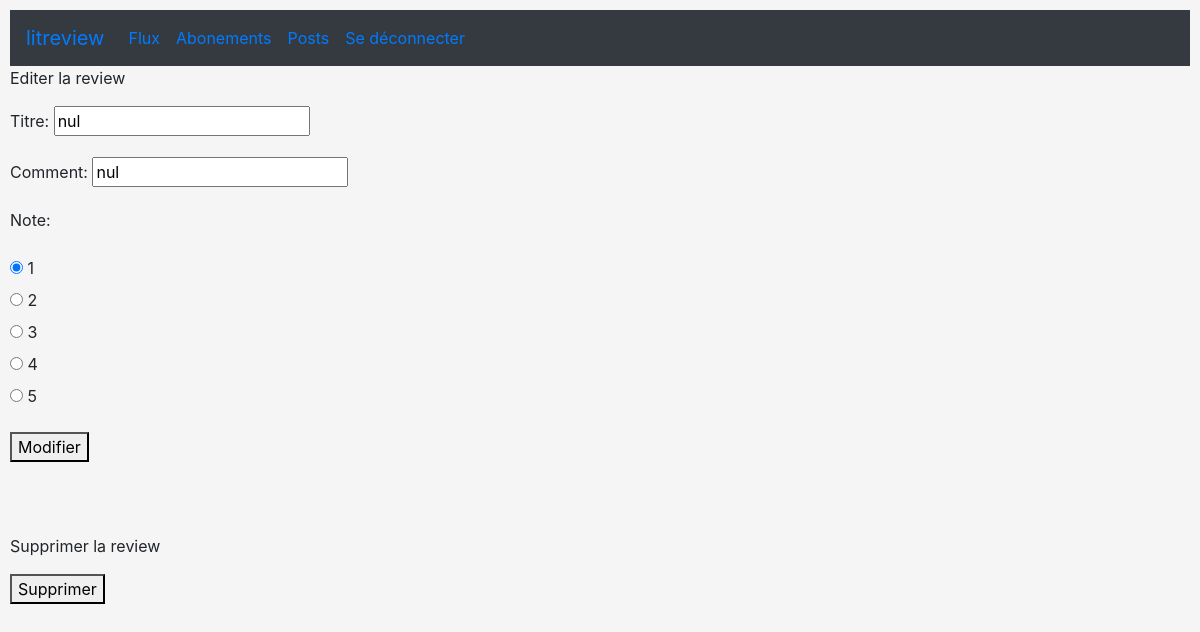
Page /edit/9/review/ (signed in) on the committed database.
### flux/models.py (models this page shows)
class Review(models.Model):
    CHOICE = [(1, '1'), (2, '2'), (3, '3'), (4, '4'), (5, '5')]
    ticket = models.ForeignKey(
        Ticket, on_delete=models.CASCADE)
    note = models.PositiveSmallIntegerField(validators=[MinValueValidator(
        0), MaxValueValidator(5)], choices=CHOICE, default=5)
    titleR = models.CharField(max_length=128, verbose_name='titre')
    comment = models.CharField(max_length=8192, blank=True)
    user = models.ForeignKey(
        settings.AUTH_USER_MODEL, on_delete=models.CASCADE)
    date_created = models.DateTimeField(auto_now_add=True)

### flux/views.py (the view, shortened to what this page needs)
# urls.py: path('edit/<int:review_id>/review/', views.edit_review, name='edit_review'),
@ login_required
def edit_review(request, review_id):
    review = get_object_or_404(models.Review, id=review_id)
    edit_form = forms.ReviewForm(instance=review)
    delete_form = forms.DeleteReviewForm()
    context = {
        'edit_form': edit_form,
        'delete_form': delete_form,
    }
    return render(request, 'flux/edit_review.html', context=context)

### flux/forms.py
class ReviewForm(forms.ModelForm):
    edit_review = forms.BooleanField(widget=forms.HiddenInput, initial=True)
    class Meta:
        model = models.Review
        fields = ['titleR', 'comment', 'note']
        widgets = {'note': forms.RadioSelect}

class DeleteReviewForm(forms.Form):
    delete_review = forms.BooleanField(widget=forms.HiddenInput, initial=True)

### flux/templates/flux/edit_review.html
{% extends 'base.html' %} {% block content %}
<nav class="navbar navbar-expand bg-dark">
  <a class="navbar-brand" href="#">litreview</a>
  <ul class="navbar-nav">
    <li class="nav-item active">
      <a class="nav-link" href="{% url 'flux' %}">Flux</a>
    </li>
    <li class="nav-item">
      <a class="nav-link" href="{% url 'followers' %}">Abonements</a>
    </li>
    <li class="nav-item active">
      <a class="nav-link" href="{% url 'posts' %}">Posts</a>
    </li>
    <li class="nav-item">
      <a class="nav-link" href="{% url 'logout' %}">Se déconnecter</a>
    </li>
  </ul>
</nav>
<p>Editer la review</p>
<form method="post" enctype="multipart/form-data">
  {% csrf_token %} {{edit_form.as_p}}<button type="submit">Modifier</button>
</form>
<br />
<br />
<br />
<p>Supprimer la review</p>
<form method="post">
  {% csrf_token %} {{delete_form.as_p}}<button type="submit">Supprimer</button>
</form>
{% endblock %}

### static/style.css (style rules this page uses)
body { background-color: whitesmoke; padding: 10px; }

### rows in the picture
Review: titleR "nul", comment "nul", note "☑ 1 ☐ 2 ☐ 3 ☐ 4 ☐ 5"
